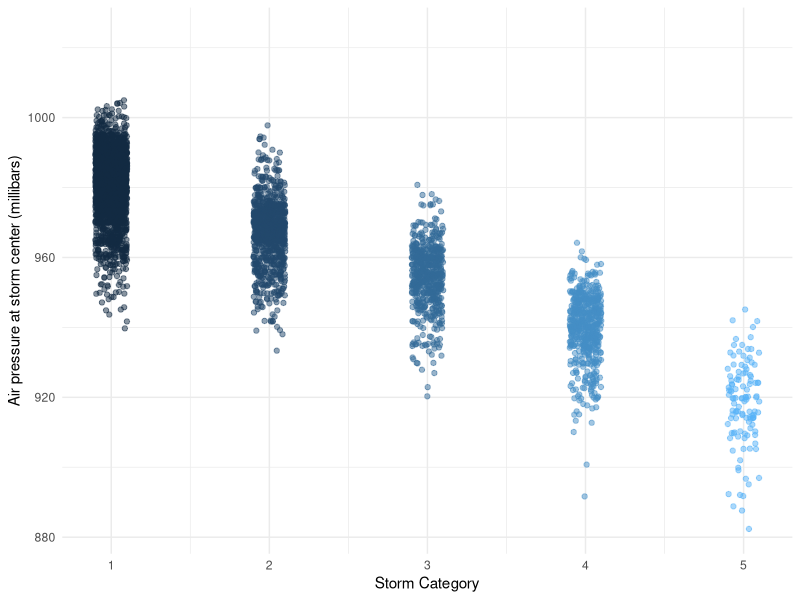

Write the R code that produced this figure.
## ---- chunk 1
knitr::opts_chunk$set(echo = TRUE)
library(tidyverse)
## ---- chunk 2
summary(storms)
## ---- chunk 3
names(storms)
## ---- chunk 4
ggplot(data = storms, aes(x = category, y = pressure)) +
  geom_jitter(width = 0.1, 
              alpha = 0.5,
              aes(color = category),
              show.legend = FALSE) +
  labs(x = "Storm Category", 
       y = "Air pressure at storm center (millibars)"
       ) +
  theme_minimal()
